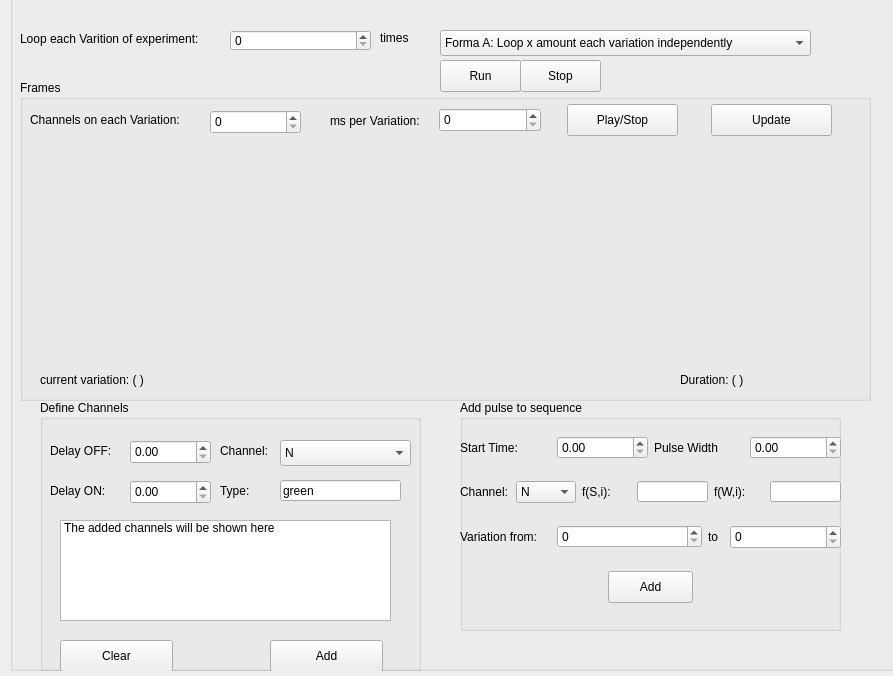
<?xml version="1.0" encoding="UTF-8"?>
<ui version="4.0">
 <class>Form</class>
 <widget class="QWidget" name="Form">
  <property name="geometry">
   <rect>
    <x>0</x>
    <y>0</y>
    <width>893</width>
    <height>676</height>
   </rect>
  </property>
  <property name="windowTitle">
   <string>Form</string>
  </property>
  <widget class="QGroupBox" name="Sequence_Creation">
   <property name="geometry">
    <rect>
     <x>10</x>
     <y>-20</y>
     <width>1021</width>
     <height>691</height>
    </rect>
   </property>
   <property name="title">
    <string>Pulse Blaster Experiment</string>
   </property>
   <widget class="QGroupBox" name="groupBox_2">
    <property name="geometry">
     <rect>
      <x>10</x>
      <y>100</y>
      <width>851</width>
      <height>321</height>
     </rect>
    </property>
    <property name="title">
     <string>Frames</string>
    </property>
    <widget class="PlotWidget" name="Sequence_Diagram" native="true">
     <property name="geometry">
      <rect>
       <x>10</x>
       <y>60</y>
       <width>831</width>
       <height>221</height>
      </rect>
     </property>
    </widget>
    <widget class="QLabel" name="current_iteration_2">
     <property name="geometry">
      <rect>
       <x>10</x>
       <y>30</y>
       <width>201</width>
       <height>19</height>
      </rect>
     </property>
     <property name="text">
      <string>Channels on each Variation: </string>
     </property>
    </widget>
    <widget class="QSpinBox" name="Iteration_frame">
     <property name="geometry">
      <rect>
       <x>190</x>
       <y>30</y>
       <width>91</width>
       <height>24</height>
      </rect>
     </property>
    </widget>
    <widget class="QWidget" name="horizontalLayoutWidget_3">
     <property name="geometry">
      <rect>
       <x>520</x>
       <y>20</y>
       <width>321</width>
       <height>41</height>
      </rect>
     </property>
     <layout class="QHBoxLayout" name="horizontalLayout_14">
      <item>
       <widget class="QPushButton" name="Stop_Simulation">
        <property name="maximumSize">
         <size>
          <width>111</width>
          <height>32</height>
         </size>
        </property>
        <property name="text">
         <string>Play/Stop</string>
        </property>
       </widget>
      </item>
      <item>
       <widget class="QPushButton" name="Update">
        <property name="maximumSize">
         <size>
          <width>121</width>
          <height>32</height>
         </size>
        </property>
        <property name="text">
         <string>Update</string>
        </property>
       </widget>
      </item>
     </layout>
    </widget>
    <widget class="QWidget" name="horizontalLayoutWidget_2">
     <property name="geometry">
      <rect>
       <x>310</x>
       <y>20</y>
       <width>211</width>
       <height>41</height>
      </rect>
     </property>
     <layout class="QHBoxLayout" name="horizontalLayout_13">
      <item>
       <widget class="QLabel" name="label_14">
        <property name="text">
         <string>ms per Variation:</string>
        </property>
       </widget>
      </item>
      <item>
       <widget class="QSpinBox" name="ms">
        <property name="maximumSize">
         <size>
          <width>111</width>
          <height>24</height>
         </size>
        </property>
       </widget>
      </item>
     </layout>
    </widget>
    <widget class="QLabel" name="current_iteration">
     <property name="geometry">
      <rect>
       <x>20</x>
       <y>290</y>
       <width>158</width>
       <height>19</height>
      </rect>
     </property>
     <property name="text">
      <string>current variation: ( )</string>
     </property>
    </widget>
    <widget class="QLabel" name="Duration_Loop">
     <property name="geometry">
      <rect>
       <x>660</x>
       <y>290</y>
       <width>161</width>
       <height>19</height>
      </rect>
     </property>
     <property name="text">
      <string>Duration: ( )</string>
     </property>
    </widget>
   </widget>
   <widget class="QGroupBox" name="Define_Pulse">
    <property name="geometry">
     <rect>
      <x>450</x>
      <y>420</y>
      <width>381</width>
      <height>231</height>
     </rect>
    </property>
    <property name="title">
     <string>Add pulse to sequence</string>
    </property>
    <widget class="QWidget" name="verticalLayoutWidget">
     <property name="geometry">
      <rect>
       <x>0</x>
       <y>20</y>
       <width>381</width>
       <height>201</height>
      </rect>
     </property>
     <layout class="QVBoxLayout" name="verticalLayout">
      <item>
       <layout class="QHBoxLayout" name="horizontalLayout">
        <item>
         <widget class="QLabel" name="label">
          <property name="text">
           <string>Start Time:</string>
          </property>
         </widget>
        </item>
        <item>
         <widget class="QDoubleSpinBox" name="StartTime"/>
        </item>
        <item>
         <widget class="QLabel" name="label_2">
          <property name="text">
           <string>Pulse Width</string>
          </property>
         </widget>
        </item>
        <item>
         <widget class="QDoubleSpinBox" name="Puls_Width"/>
        </item>
       </layout>
      </item>
      <item>
       <layout class="QHBoxLayout" name="horizontalLayout_11">
        <item>
         <widget class="QLabel" name="label_3">
          <property name="text">
           <string>Channel:</string>
          </property>
         </widget>
        </item>
        <item>
         <widget class="QComboBox" name="Channel_Pulse">
          <item>
           <property name="text">
            <string>N</string>
           </property>
          </item>
          <item>
           <property name="text">
            <string>PB0</string>
           </property>
          </item>
          <item>
           <property name="text">
            <string>PB1</string>
           </property>
          </item>
          <item>
           <property name="text">
            <string>PB2</string>
           </property>
          </item>
          <item>
           <property name="text">
            <string>PB3</string>
           </property>
          </item>
          <item>
           <property name="text">
            <string>PB4</string>
           </property>
          </item>
          <item>
           <property name="text">
            <string>PB5</string>
           </property>
          </item>
          <item>
           <property name="text">
            <string>PB6</string>
           </property>
          </item>
          <item>
           <property name="text">
            <string>PB7</string>
           </property>
          </item>
          <item>
           <property name="text">
            <string>PB8</string>
           </property>
          </item>
          <item>
           <property name="text">
            <string>PB9</string>
           </property>
          </item>
          <item>
           <property name="text">
            <string>PB10</string>
           </property>
          </item>
          <item>
           <property name="text">
            <string>PB11</string>
           </property>
          </item>
          <item>
           <property name="text">
            <string>PB12</string>
           </property>
          </item>
          <item>
           <property name="text">
            <string>PB13</string>
           </property>
          </item>
          <item>
           <property name="text">
            <string>PB14</string>
           </property>
          </item>
          <item>
           <property name="text">
            <string>PB15</string>
           </property>
          </item>
          <item>
           <property name="text">
            <string>PB16</string>
           </property>
          </item>
          <item>
           <property name="text">
            <string>PB17</string>
           </property>
          </item>
          <item>
           <property name="text">
            <string>PB18</string>
           </property>
          </item>
          <item>
           <property name="text">
            <string>PB19</string>
           </property>
          </item>
          <item>
           <property name="text">
            <string>PB20</string>
           </property>
          </item>
         </widget>
        </item>
        <item>
         <widget class="QLabel" name="label_10">
          <property name="text">
           <string>f(S,i):</string>
          </property>
         </widget>
        </item>
        <item>
         <widget class="QLineEdit" name="Function_Start">
          <property name="maximumSize">
           <size>
            <width>71</width>
            <height>21</height>
           </size>
          </property>
          <property name="text">
           <string/>
          </property>
         </widget>
        </item>
        <item>
         <widget class="QLabel" name="label_7">
          <property name="maximumSize">
           <size>
            <width>51</width>
            <height>24</height>
           </size>
          </property>
          <property name="text">
           <string>f(W,i):</string>
          </property>
         </widget>
        </item>
        <item>
         <widget class="QLineEdit" name="Function_Width">
          <property name="maximumSize">
           <size>
            <width>71</width>
            <height>21</height>
           </size>
          </property>
          <property name="text">
           <string/>
          </property>
         </widget>
        </item>
       </layout>
      </item>
      <item>
       <layout class="QHBoxLayout" name="horizontalLayout_9">
        <item>
         <widget class="QLabel" name="label_11">
          <property name="maximumSize">
           <size>
            <width>91</width>
            <height>16</height>
           </size>
          </property>
          <property name="text">
           <string>Variation from:</string>
          </property>
         </widget>
        </item>
        <item>
         <widget class="QSpinBox" name="Iterations_start"/>
        </item>
        <item>
         <widget class="QLabel" name="label_12">
          <property name="maximumSize">
           <size>
            <width>16</width>
            <height>24</height>
           </size>
          </property>
          <property name="text">
           <string>to</string>
          </property>
         </widget>
        </item>
        <item>
         <widget class="QSpinBox" name="Iterations_end">
          <property name="maximumSize">
           <size>
            <width>111</width>
            <height>24</height>
           </size>
          </property>
         </widget>
        </item>
       </layout>
      </item>
      <item>
       <layout class="QHBoxLayout" name="horizontalLayout_17">
        <item>
         <widget class="QPushButton" name="Add_Pulse">
          <property name="maximumSize">
           <size>
            <width>85</width>
            <height>32</height>
           </size>
          </property>
          <property name="text">
           <string>Add</string>
          </property>
         </widget>
        </item>
       </layout>
      </item>
     </layout>
    </widget>
   </widget>
   <widget class="QGroupBox" name="Define_Channels_2">
    <property name="geometry">
     <rect>
      <x>30</x>
      <y>420</y>
      <width>381</width>
      <height>271</height>
     </rect>
    </property>
    <property name="title">
     <string>Define Channels</string>
    </property>
    <widget class="QPushButton" name="Add_Channel">
     <property name="geometry">
      <rect>
       <x>230</x>
       <y>240</y>
       <width>113</width>
       <height>32</height>
      </rect>
     </property>
     <property name="text">
      <string>Add</string>
     </property>
    </widget>
    <widget class="QPushButton" name="Clear_Channels">
     <property name="geometry">
      <rect>
       <x>20</x>
       <y>240</y>
       <width>113</width>
       <height>32</height>
      </rect>
     </property>
     <property name="text">
      <string>Clear</string>
     </property>
    </widget>
    <widget class="QListWidget" name="Channel_List">
     <property name="geometry">
      <rect>
       <x>20</x>
       <y>120</y>
       <width>331</width>
       <height>101</height>
      </rect>
     </property>
     <item>
      <property name="text">
       <string>The added channels will be shown here</string>
      </property>
     </item>
    </widget>
    <widget class="QLabel" name="label_8">
     <property name="geometry">
      <rect>
       <x>10</x>
       <y>30</y>
       <width>61</width>
       <height>41</height>
      </rect>
     </property>
     <property name="text">
      <string>Delay OFF:</string>
     </property>
    </widget>
    <widget class="QDoubleSpinBox" name="Delay_OFF">
     <property name="geometry">
      <rect>
       <x>90</x>
       <y>40</y>
       <width>81</width>
       <height>24</height>
      </rect>
     </property>
    </widget>
    <widget class="QLabel" name="label_4">
     <property name="geometry">
      <rect>
       <x>10</x>
       <y>70</y>
       <width>61</width>
       <height>41</height>
      </rect>
     </property>
     <property name="text">
      <string>Delay ON:</string>
     </property>
    </widget>
    <widget class="QDoubleSpinBox" name="Delay_ON">
     <property name="geometry">
      <rect>
       <x>90</x>
       <y>80</y>
       <width>81</width>
       <height>24</height>
      </rect>
     </property>
    </widget>
    <widget class="QLineEdit" name="Type_Channel">
     <property name="geometry">
      <rect>
       <x>240</x>
       <y>80</y>
       <width>121</width>
       <height>21</height>
      </rect>
     </property>
     <property name="text">
      <string>green</string>
     </property>
    </widget>
    <widget class="QLabel" name="label_5">
     <property name="geometry">
      <rect>
       <x>180</x>
       <y>20</y>
       <width>88</width>
       <height>61</height>
      </rect>
     </property>
     <property name="text">
      <string>Channel:</string>
     </property>
    </widget>
    <widget class="QComboBox" name="Channel_Identifier">
     <property name="geometry">
      <rect>
       <x>240</x>
       <y>40</y>
       <width>131</width>
       <height>26</height>
      </rect>
     </property>
     <item>
      <property name="text">
       <string>N</string>
      </property>
     </item>
     <item>
      <property name="text">
       <string>PB0</string>
      </property>
     </item>
     <item>
      <property name="text">
       <string>PB1</string>
      </property>
     </item>
     <item>
      <property name="text">
       <string>PB2</string>
      </property>
     </item>
     <item>
      <property name="text">
       <string>PB3</string>
      </property>
     </item>
     <item>
      <property name="text">
       <string>PB4</string>
      </property>
     </item>
     <item>
      <property name="text">
       <string>PB5</string>
      </property>
     </item>
     <item>
      <property name="text">
       <string>PB6</string>
      </property>
     </item>
     <item>
      <property name="text">
       <string>PB7</string>
      </property>
     </item>
     <item>
      <property name="text">
       <string>PB8</string>
      </property>
     </item>
     <item>
      <property name="text">
       <string>PB9</string>
      </property>
     </item>
     <item>
      <property name="text">
       <string>PB10</string>
      </property>
     </item>
     <item>
      <property name="text">
       <string>PB11</string>
      </property>
     </item>
     <item>
      <property name="text">
       <string>PB12</string>
      </property>
     </item>
     <item>
      <property name="text">
       <string>PB13</string>
      </property>
     </item>
     <item>
      <property name="text">
       <string>PB14</string>
      </property>
     </item>
     <item>
      <property name="text">
       <string>PB15</string>
      </property>
     </item>
     <item>
      <property name="text">
       <string>PB16</string>
      </property>
     </item>
     <item>
      <property name="text">
       <string>PB17</string>
      </property>
     </item>
     <item>
      <property name="text">
       <string>PB18</string>
      </property>
     </item>
     <item>
      <property name="text">
       <string>PB19</string>
      </property>
     </item>
     <item>
      <property name="text">
       <string>PB20</string>
      </property>
     </item>
    </widget>
    <widget class="QLabel" name="label_15">
     <property name="geometry">
      <rect>
       <x>180</x>
       <y>60</y>
       <width>88</width>
       <height>61</height>
      </rect>
     </property>
     <property name="text">
      <string>Type:</string>
     </property>
    </widget>
   </widget>
   <widget class="QSpinBox" name="Loop_Sequence">
    <property name="geometry">
     <rect>
      <x>220</x>
      <y>50</y>
      <width>141</width>
      <height>21</height>
     </rect>
    </property>
    <property name="maximumSize">
     <size>
      <width>191</width>
      <height>24</height>
     </size>
    </property>
   </widget>
   <widget class="QLabel" name="label_6">
    <property name="geometry">
     <rect>
      <x>10</x>
      <y>38</y>
      <width>211</width>
      <height>41</height>
     </rect>
    </property>
    <property name="text">
     <string>Loop each Varition of experiment: </string>
    </property>
   </widget>
   <widget class="QLabel" name="label_9">
    <property name="geometry">
     <rect>
      <x>370</x>
      <y>50</y>
      <width>60</width>
      <height>16</height>
     </rect>
    </property>
    <property name="text">
     <string>times</string>
    </property>
   </widget>
   <widget class="QComboBox" name="Type_Variation">
    <property name="geometry">
     <rect>
      <x>430</x>
      <y>50</y>
      <width>371</width>
      <height>26</height>
     </rect>
    </property>
    <item>
     <property name="text">
      <string>Forma A: Loop x amount each variation independently</string>
     </property>
    </item>
    <item>
     <property name="text">
      <string>Forma B: Loop x amount the varaitions consecutively</string>
     </property>
    </item>
    <item>
     <property name="text">
      <string>Forma C: Loop x amount of the variations randomly</string>
     </property>
    </item>
   </widget>
   <widget class="QPushButton" name="Stop_Sequence">
    <property name="geometry">
     <rect>
      <x>510</x>
      <y>80</y>
      <width>81</width>
      <height>32</height>
     </rect>
    </property>
    <property name="maximumSize">
     <size>
      <width>81</width>
      <height>32</height>
     </size>
    </property>
    <property name="text">
     <string>Stop</string>
    </property>
   </widget>
   <widget class="QPushButton" name="Run_Sequence">
    <property name="geometry">
     <rect>
      <x>430</x>
      <y>80</y>
      <width>81</width>
      <height>32</height>
     </rect>
    </property>
    <property name="maximumSize">
     <size>
      <width>81</width>
      <height>32</height>
     </size>
    </property>
    <property name="text">
     <string>Run</string>
    </property>
   </widget>
  </widget>
 </widget>
 <customwidgets>
  <customwidget>
   <class>PlotWidget</class>
   <extends>QWidget</extends>
   <header>pyqtgraph</header>
   <container>1</container>
  </customwidget>
 </customwidgets>
 <resources/>
 <connections/>
</ui>
